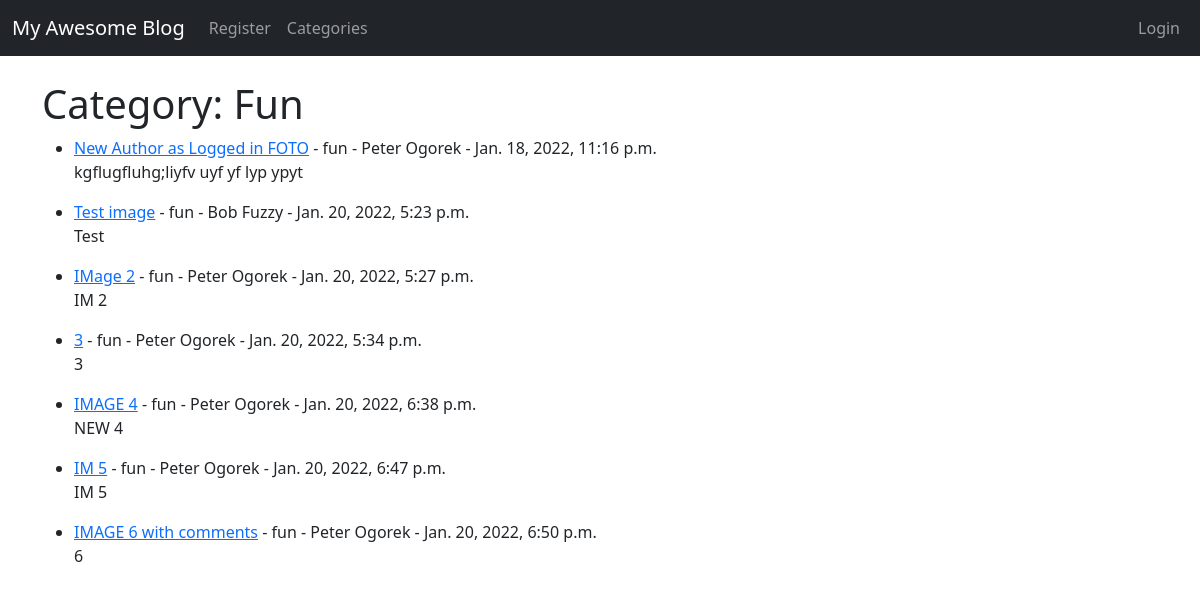
/category/fun/, run on the app's committed database.
### theblog/models.py (models this page shows, shortened)
class Category(models.Model):
    class Meta:
        verbose_name_plural = "Categories"
    name = models.CharField(max_length=255)
    def __str__(self):
        return self.name

class Post(models.Model):
    title = models.CharField(max_length=255)  # , default="My Awesome Blog")
    header_image = models.ImageField(
        null=True, blank=True, upload_to="images/")
    title_tag = models.CharField(max_length=255)
    author = models.ForeignKey(User, on_delete=models.CASCADE)
    body = RichTextField(blank=True, null=True)
    post_date = models.DateTimeField(auto_now_add=True)
    category = models.ForeignKey(
        Category, max_length=60, on_delete=models.CASCADE, related_name='catego')
    likes = models.ManyToManyField(User, related_name="blog_posts")
    snippet = models.CharField(max_length=255)  # , default="Old Post")

### theblog/views.py (the view)
# urls.py: path("category/<str:cats>/", CategoryView, name="category"),
def CategoryView(request, cats):
    cats = cats.replace('-', ' ')
    categ_id = Category.objects.filter(name=cats)
    if categ_id:
        categ_id = Category.objects.filter(name=cats)[0].id
        category_posts = Post.objects.filter(category=categ_id)
    else:
        return render(request, "categories.html", {
            "cats": "No page",
        })
    return render(request, "categories.html", {
        "cats": cats.title(),
        "category_posts": category_posts,
    })

### theblog/templates/categories.html (shortened to what this page needs)
{% extends "layout.html" %}
{% block body %}
{% if category_posts %}
<h1>Category: {{ cats }}</h1>
<ul>
    {% for post in category_posts %}
    <li>
        <a href="{% url 'article_detail' post.pk %}">{{ post.title }}</a> -
        {{ post.category }} -
        {{ post.author.first_name }} {{ post.author.last_name }} -
        {{ post.post_date }}
        <br>
        {{ post.body | slice:":150" | safe }}
    </li>
    {% empty %}
    <h3>No posts</h3>
    {% endfor %}
</ul>
{% else %}
<h3>No page</h3>
{% endif %}
{% endblock %}

### data on the page
Category: name "Fun"
Post: title "New Author as Logged in FOTO", category "fun", author.first_name "Peter", author.last_name "Ogorek", post_date "Jan. 18, 2022, 11:16 p.m.", body "kgflugfluhg;liyfv uyf yf lyp ypyt"
Post: title "Test image", category "fun", author.first_name "Bob", author.last_name "Fuzzy", post_date "Jan. 20, 2022, 5:23 p.m.", body "Test"
Post: title "IMage 2", category "fun", author.first_name "Peter", author.last_name "Ogorek", post_date "Jan. 20, 2022, 5:27 p.m.", body "IM 2"
Post: title "3", category "fun", author.first_name "Peter", author.last_name "Ogorek", post_date "Jan. 20, 2022, 5:34 p.m.", body "3"
Post: title "IMAGE 4", category "fun", author.first_name "Peter", author.last_name "Ogorek", post_date "Jan. 20, 2022, 6:38 p.m.", body "NEW 4"
Post: title "IM 5", category "fun", author.first_name "Peter", author.last_name "Ogorek", post_date "Jan. 20, 2022, 6:47 p.m.", body "IM 5"
Post: title "IMAGE 6 with comments", category "fun", author.first_name "Peter", author.last_name "Ogorek", post_date "Jan. 20, 2022, 6:50 p.m.", body "6"
